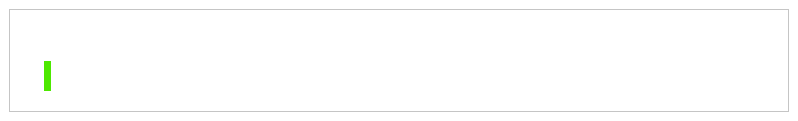
<?xml version="1.0" encoding="UTF-8"?>
<ui version="4.0">
 <class>ArchivedDoc</class>
 <widget class="QWidget" name="ArchivedDoc">
  <property name="geometry">
   <rect>
    <x>0</x>
    <y>0</y>
    <width>798</width>
    <height>121</height>
   </rect>
  </property>
  <property name="windowTitle">
   <string>Form</string>
  </property>
  <property name="styleSheet">
   <string notr="true">background-color: rgb(255, 255, 255);</string>
  </property>
  <layout class="QVBoxLayout" name="verticalLayout_2">
   <property name="spacing">
    <number>6</number>
   </property>
   <property name="margin">
    <number>9</number>
   </property>
   <item>
    <widget class="QFrame" name="frame">
     <property name="styleSheet">
      <string notr="true">QFrame{
	background-color: rgb(255, 255, 255);
}</string>
     </property>
     <property name="frameShape">
      <enum>QFrame::StyledPanel</enum>
     </property>
     <property name="frameShadow">
      <enum>QFrame::Raised</enum>
     </property>
     <layout class="QVBoxLayout" name="verticalLayout">
      <property name="topMargin">
       <number>0</number>
      </property>
      <property name="rightMargin">
       <number>0</number>
      </property>
      <item>
       <layout class="QHBoxLayout" name="horizontalLayout_2">
        <property name="spacing">
         <number>0</number>
        </property>
        <item>
         <spacer name="horizontalSpacer_2">
          <property name="orientation">
           <enum>Qt::Horizontal</enum>
          </property>
          <property name="sizeHint" stdset="0">
           <size>
            <width>40</width>
            <height>20</height>
           </size>
          </property>
         </spacer>
        </item>
        <item>
         <widget class="QPushButton" name="Bt_Cancel">
          <property name="minimumSize">
           <size>
            <width>30</width>
            <height>30</height>
           </size>
          </property>
          <property name="styleSheet">
           <string notr="true">QPushButton
{
    padding: 7px 7px 7px 7px;
    font-size: 15px;
    font-family: Ubuntu;
    color: #ffffff;
    white-space: nowrap;
    background-color:#FFF;
   
    border-radius: 3px;
       
    border: 1px solid #FFF;
       
    vertical-align: middle;
}

QPushButton:hover
{
background-color:#FFFFF9;
    border: 1px solid #FFFFF9;
color: #ffffff;

}
</string>
          </property>
          <property name="text">
           <string/>
          </property>
          <property name="icon">
           <iconset resource="Icons.qrc">
            <normaloff>:/Icons/ic_clear_2x.png</normaloff>:/Icons/ic_clear_2x.png</iconset>
          </property>
         </widget>
        </item>
       </layout>
      </item>
      <item>
       <layout class="QHBoxLayout" name="horizontalLayout">
        <property name="leftMargin">
         <number>25</number>
        </property>
        <property name="rightMargin">
         <number>25</number>
        </property>
        <item>
         <widget class="QLabel" name="label_2">
          <property name="maximumSize">
           <size>
            <width>30</width>
            <height>30</height>
           </size>
          </property>
          <property name="styleSheet">
           <string notr="true">background-color: rgb(77, 232, 0);</string>
          </property>
          <property name="text">
           <string/>
          </property>
          <property name="pixmap">
           <pixmap resource="Icons.qrc">:/Icons/ic_beenhere_white_2x.png</pixmap>
          </property>
          <property name="scaledContents">
           <bool>true</bool>
          </property>
         </widget>
        </item>
        <item>
         <spacer name="horizontalSpacer">
          <property name="orientation">
           <enum>Qt::Horizontal</enum>
          </property>
          <property name="sizeHint" stdset="0">
           <size>
            <width>40</width>
            <height>20</height>
           </size>
          </property>
         </spacer>
        </item>
        <item>
         <widget class="QLabel" name="L_showMessage">
          <property name="font">
           <font>
            <pointsize>10</pointsize>
            <weight>75</weight>
            <bold>true</bold>
           </font>
          </property>
          <property name="text">
           <string/>
          </property>
         </widget>
        </item>
       </layout>
      </item>
     </layout>
    </widget>
   </item>
  </layout>
 </widget>
 <resources>
  <include location="Icons.qrc"/>
 </resources>
 <connections/>
</ui>
